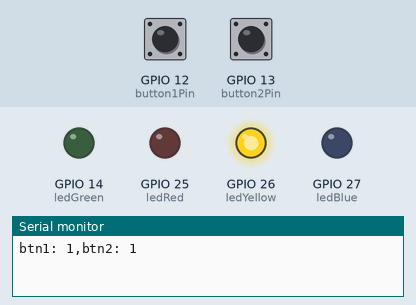
This sketch was run on a simulated ESP32. On the bench: output pins drawn as LEDs (lit = HIGH), the last lines printed to the serial monitor. The test bench sets the inputs (shaded band); at power-on: GPIO 12 (button1Pin) HIGH, GPIO 13 (button2Pin) HIGH.

Above: at 1.2 s.
1.3 s: GPIO 12 (button1Pin) pulled LOW for 0.15 s
At 1.37 s:
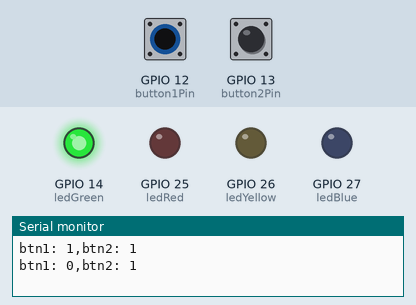
2.9 s: GPIO 13 (button2Pin) pulled LOW for 0.15 s
At 2.97 s:
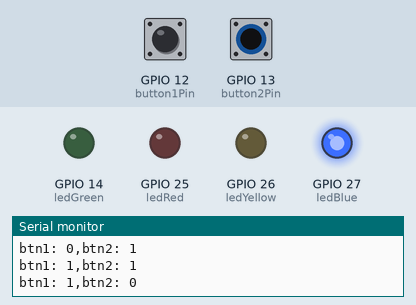
4.5 s: GPIO 13 (button2Pin) pulled LOW for 3.2 s
At 8.9 s:
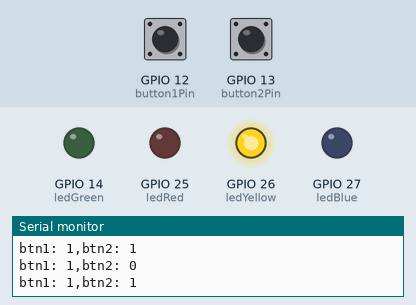
9.2 s: GPIO 12 (button1Pin) pulled LOW for 3.2 s
At 10.0 s:
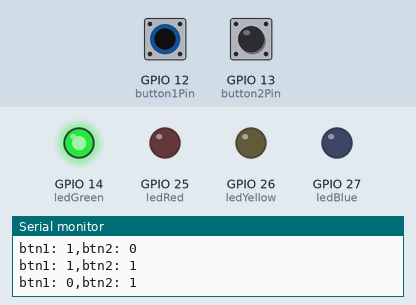
13.9 s: GPIO 12 (button1Pin) driven LOW and GPIO 13 (button2Pin) driven LOW
At 14.8 s:
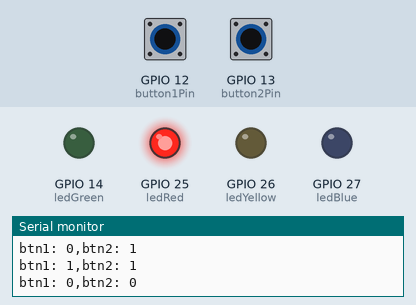
Timing chart, 0 to 16.4 s (numbered marks = the images above; inputs shaded):
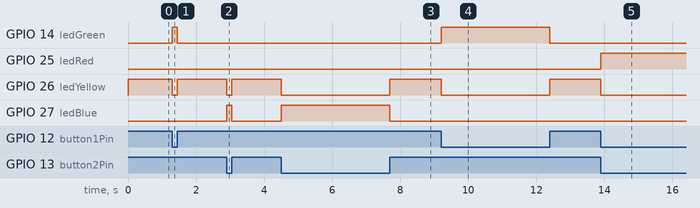

Measured:
- after the input at 1.3 s, GPIO 14 (ledGreen): LOW → HIGH at once, → LOW 0.15 s later; GPIO 26 (ledYellow): HIGH → LOW at once, → HIGH 0.15 s later
- after the input at 2.9 s, GPIO 26 (ledYellow): HIGH → LOW at once, → HIGH 0.15 s later; GPIO 27 (ledBlue): LOW → HIGH at once, → LOW 0.15 s later
- after the input at 4.5 s, GPIO 26 (ledYellow): HIGH → LOW at once, → HIGH 3.2 s later; GPIO 27 (ledBlue): LOW → HIGH at once, → LOW 3.2 s later
- after the input at 9.2 s, GPIO 14 (ledGreen): LOW → HIGH at once, → LOW 3.2 s later; GPIO 26 (ledYellow): HIGH → LOW at once, → HIGH 3.2 s later
- after the input at 13.9 s, GPIO 25 (ledRed): LOW → HIGH at once; GPIO 26 (ledYellow): HIGH → LOW at once

The sketch:

SimpleProject.ino
```cpp
void task1()
{
    // Definición de estados y variable de estado
    enum class Task1States
    {
        INIT,
        WAIT_TIMEOUT
    };
    static Task1States task1State = Task1States::INIT;

    // Definición de variables static (conservan
    // su valor entre llamadas a task1)
    static uint32_t lasTime = 0;
    static uint8_t btn1StateOld = LOW;
    static uint8_t btn2StateOld = LOW;

    // Constantes

    constexpr uint32_t INTERVAL = 1000;
    constexpr uint8_t button1Pin = 12;
    constexpr uint8_t button2Pin = 13;
    constexpr uint8_t ledRed = 25;
    constexpr uint8_t ledGreen = 14;
    constexpr uint8_t ledBlue = 27;
    constexpr uint8_t ledYellow = 26;

    // MÁQUINA de ESTADOS

    switch (task1State)
    {
    case Task1States::INIT:
    {
        Serial.begin(115200);
        pinMode(button1Pin, INPUT_PULLUP);
        pinMode(button2Pin, INPUT_PULLUP);
        pinMode(ledRed, OUTPUT);
        pinMode(ledGreen, OUTPUT);
        pinMode(ledBlue, OUTPUT);
        pinMode(ledYellow, OUTPUT);
        lasTime = millis();
        task1State = Task1States::WAIT_TIMEOUT;

        break;
    }
    case Task1States::WAIT_TIMEOUT:
    {
        uint8_t btn1State = digitalRead(button1Pin);
        uint8_t btn2State = digitalRead(button2Pin);
        uint32_t currentTime = millis();

    if((btn1State != btn1StateOld) || (btn2State != btn2StateOld))
    {
        btn1StateOld = btn1State;
        btn2StateOld = btn2State;
        printf("btn1: %d,btn2: %d\n", btn1StateOld, btn2StateOld);

        // Evento 1
        if (btn1State == LOW & btn2State == LOW)
            {
            digitalWrite(ledRed, HIGH);

            }
            else
            digitalWrite(ledRed, LOW);
        // Evento 2
        if (btn1State == LOW & btn2State == HIGH)
            {digitalWrite(ledGreen, HIGH);

            }
            else
            digitalWrite(ledGreen, LOW);
        // Evento 3
        if (btn1State == HIGH & btn2State == LOW)
            {digitalWrite(ledBlue, HIGH);

            }
            else
            digitalWrite(ledBlue, LOW);
        // Evento 4
        if (btn1State == HIGH & btn2State == HIGH)
            {digitalWrite(ledYellow, HIGH);

            }
            else
            digitalWrite(ledYellow, LOW);
    }


        break;
    }
    default:
    {
        Serial.println("Error");
    }
    }
}

void setup()
{
    task1();
}

void loop()
{
    task1();
}
```
